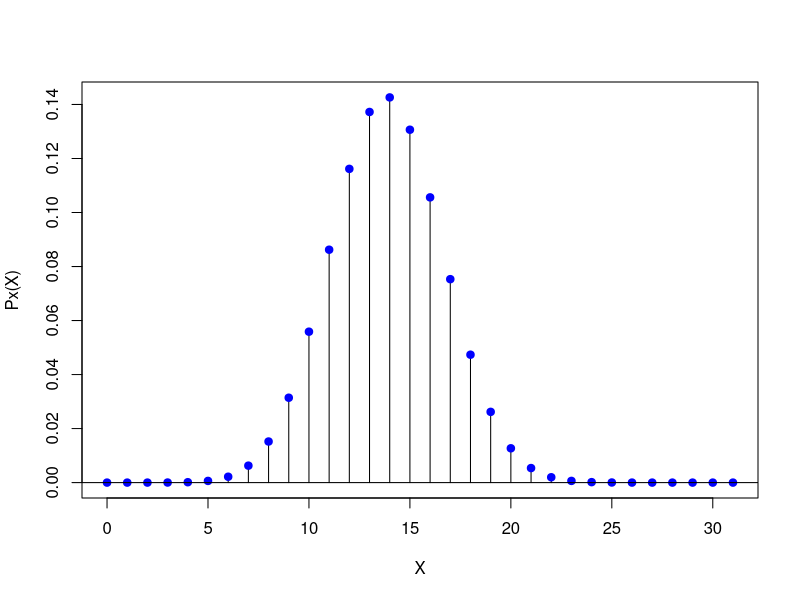
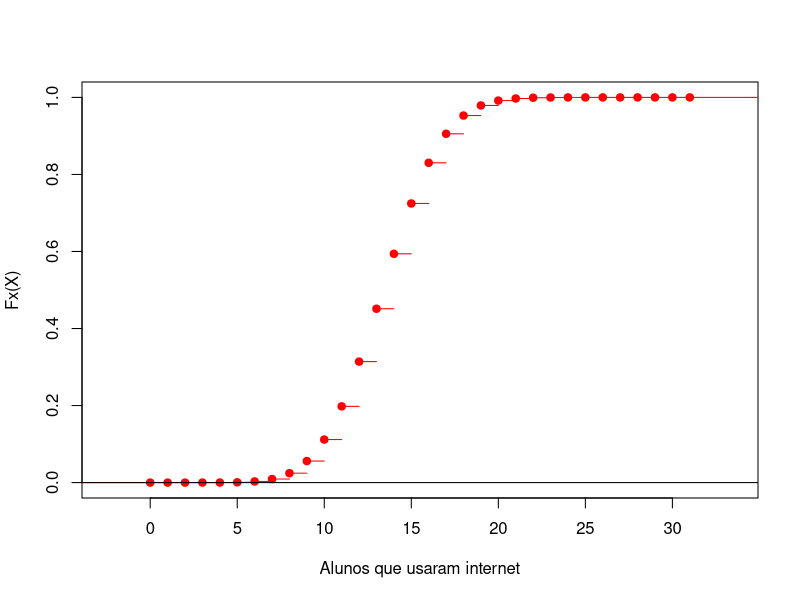

Generate these figures, in order, with R:
rm(list = ls())

## Item 1 ##

# Distribuicao de probabilidade de X
dbinom(x = 0:31, size = 31, prob = 0.447)

# PMF
X <- seq(0, 31, 1)
prb = dbinom(x = X, size = 31, prob = 0.447)
plot(X, prb, type = 'h', xlab = 'X', ylab = 'Px(X)', lwd = 1)
points(X, prb, pch = 19, col = 'blue')
abline(h = 0)

# CDF
cumprob <- c(0, cumsum(prb))
cumprob.plot = stepfun(X, cumprob)
plot.stepfun(cumprob.plot, col = 'red', do.points = TRUE, pch = 19, main = "",
             ylab = "Fx(X)", xlab = "Alunos que usaram internet", verticals = FALSE,
             lwd = 1)
abline(h = 0)

## Item 2 ##
1 - pbinom(q = 11, size = 31, prob = 0.447)

## Item 3 ##
dbinom(x = 17, size = 31, prob = 0.447) +
dbinom(x = 18, size = 31, prob = 0.447)

## Item 4 ##
dbinom(x = 22, size = 31, prob = 0.447)

## Item 5 ##

# Valor esperado
sum(X * prb)

# Variancia
sum(X * prb) * (0.553)

# Desvio padrao
sqrt(sum(X * prb) * (0.553))

dbinom(x = 0:31, size = 31, prob = 0.447)
#[1] 1.057984e-08 2.651082e-07 3.214377e-06 2.511632e-05 1.421138e-04
#[6] 6.203153e-04 2.172786e-03 6.272510e-03 1.521055e-02 3.142047e-02
#[11] 5.587504e-02 8.622373e-02 1.161604e-01 1.372305e-01 1.426190e-01
#[16] 1.306524e-01 1.056088e-01 7.532248e-02 4.735464e-02 2.618995e-02
#[21] 1.270189e-02 5.378041e-03 1.975986e-03 6.250013e-04 1.684000e-04
#[26] 3.811382e-05 7.109560e-06 1.064220e-06 1.228898e-07 1.027594e-08
#[31] 5.537484e-10 1.443887e-11

